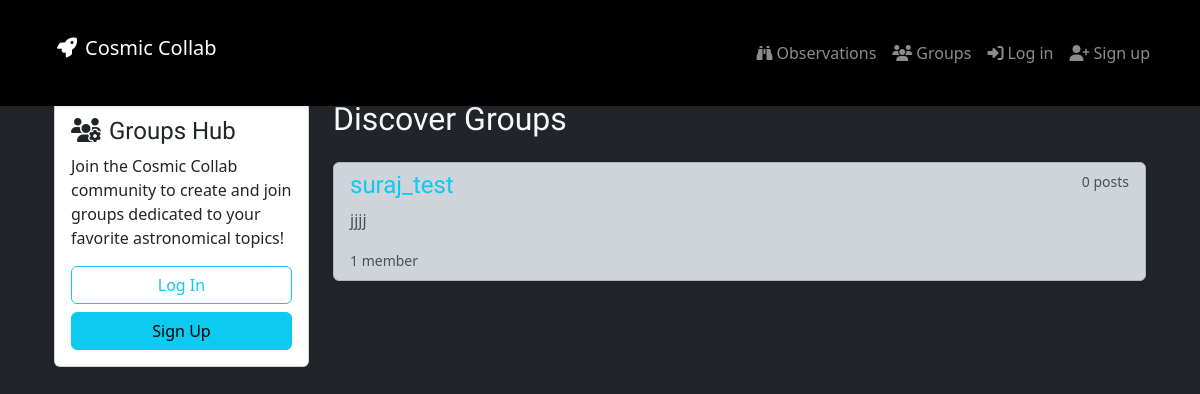
The app's page /groups/ with its own data.
### groups/models.py (models this page shows, shortened)
class Group(models.Model):
    name = models.CharField(max_length=255, unique=True)
    slug = models.SlugField(allow_unicode=True, unique=True)
    description = models.TextField(blank=True, default='')
    description_html = models.TextField(editable=False, default='', blank=True)
    members = models.ManyToManyField(User,through="GroupMember")
    class Meta:
        ordering = ["name"]

### groups/views.py (the view)
# urls.py: path('', views.ListGroups.as_view(), name="all"),
class ListGroups(generic.ListView):
    model = Group

### groups/templates/groups/group_list.html
{% extends "groups/group_base.html" %}
{% block pregroup %}
<div class="col-lg-3 col-md-4 mb-4">
    <div class="card shadow-sm">
        <div class="card-body">
            <h4 class="card-title" style="font-family: 'Orbitron', sans-serif;"><i class="fas fa-users-cog me-2"></i>Groups Hub</h4>
            {% if user.is_authenticated %}
            <p class="small text-muted">Welcome back, @{{ user.username }}!</p>
            <p>Explore existing communities or start your own.</p>
            <a href="{% url 'groups:create' %}" class="btn btn-info w-100"><i class="fas fa-plus me-2"></i>Create New Group</a>
            {% else %}
            <p>Join the Cosmic Collab community to create and join groups dedicated to your favorite astronomical topics!</p>
            <a href="{% url 'accounts:login' %}" class="btn btn-outline-info w-100 mb-2">Log In</a>
            <a href="{% url 'accounts:signup' %}" class="btn btn-info w-100">Sign Up</a>
            {% endif %}
        </div>
    </div>
</div>
{% endblock %}
{% block group_content %}
<div class="col-lg-9 col-md-8">
    <h2 class="mb-4" style="font-family: 'Orbitron', sans-serif;">Discover Groups</h2>
	<div class="list-group">
		{% for group in object_list %}
		<a href="{% url 'groups:single' slug=group.slug %}"
		class="list-group-item list-group-item-action list-group-item-dark flex-column align-items-start mb-3 shadow-sm rounded">
            <div class="d-flex w-100 justify-content-between">
                <h4 class="mb-1 text-info" style="font-family: 'Orbitron', sans-serif;">{{ group.name }}</h4>
                <small class="text-muted">{{ group.posts.count }} post{{ group.posts.count|pluralize }}</small>
            </div>
			<p class="mb-1">{{ group.description_html|safe|truncatewords_html:30 }}</p>
			<small class="text-muted">{{ group.members.count }} member{{ group.members.count|pluralize }}</small>
		</a>
		{% empty %}
        <div class="alert alert-secondary" role="alert">
          No groups available yet. Why not <a href="{% url 'groups:create' %}" class="alert-link">create the first one</a>?
        </div>
		{% endfor %}
	</div>
</div>
{% endblock %}

### static/simplesocial/css/master.css (style rules this page uses)
body { margin: 0; padding: 0; background-color: black; color: white; min-height: 100vh; display: flex; flex-direction: column; }

### records on screen
Group: name "suraj_test", posts.count "0", description_html "jjjj", members.count "1"
